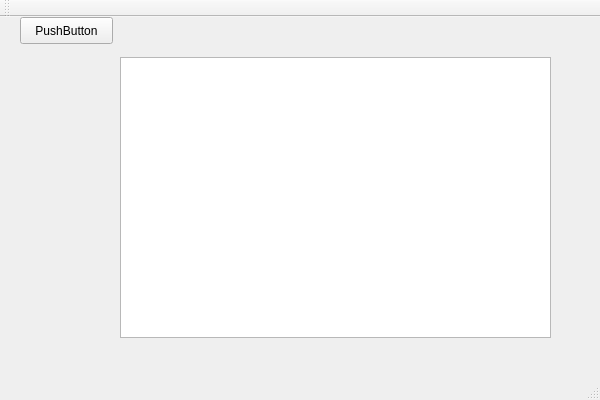
<?xml version="1.0" encoding="UTF-8"?>
<ui version="4.0">
 <class>MainWindow</class>
 <widget class="QMainWindow" name="MainWindow">
  <property name="geometry">
   <rect>
    <x>0</x>
    <y>0</y>
    <width>600</width>
    <height>400</height>
   </rect>
  </property>
  <property name="windowTitle">
   <string>MainWindow</string>
  </property>
  <widget class="QWidget" name="centralWidget">
   <widget class="QGraphicsView" name="graphicsView">
    <property name="geometry">
     <rect>
      <x>120</x>
      <y>40</y>
      <width>431</width>
      <height>281</height>
     </rect>
    </property>
   </widget>
   <widget class="QPushButton" name="pushButton">
    <property name="geometry">
     <rect>
      <x>20</x>
      <y>0</y>
      <width>93</width>
      <height>27</height>
     </rect>
    </property>
    <property name="text">
     <string>PushButton</string>
    </property>
   </widget>
  </widget>
  <widget class="QMenuBar" name="menuBar">
   <property name="geometry">
    <rect>
     <x>0</x>
     <y>0</y>
     <width>600</width>
     <height>23</height>
    </rect>
   </property>
  </widget>
  <widget class="QToolBar" name="mainToolBar">
   <attribute name="toolBarArea">
    <enum>TopToolBarArea</enum>
   </attribute>
   <attribute name="toolBarBreak">
    <bool>false</bool>
   </attribute>
  </widget>
  <widget class="QStatusBar" name="statusBar"/>
 </widget>
 <layoutdefault spacing="6" margin="11"/>
 <resources/>
 <connections/>
</ui>
